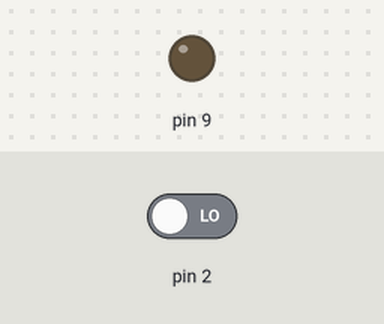
The sketch below on a simulated Arduino Uno, built with avr-gcc and run on an emulated ATmega328P. Shown: output pins drawn as LEDs (lit = HIGH). The inputs (shaded band) are chosen by the test bench; at power-on: pin 2 LOW.

Above: at 1.2 s.
1.3 s: pin 2 driven HIGH
At 2.5 s:
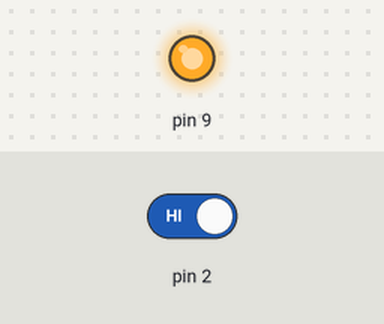
2.8 s: pin 2 driven LOW
At 3.7 s:
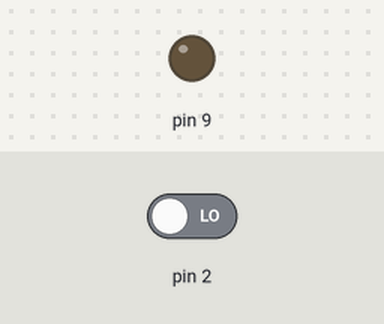
Timing chart, 0 to 5.8 s (numbered marks = the images above; inputs shaded):
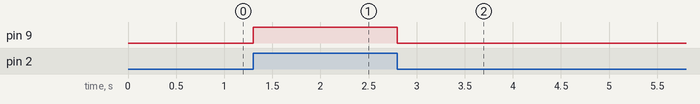

Measured:
- after the input at 1.3 s, pin 9: LOW → HIGH at once
- after the input at 2.8 s, pin 9: HIGH → LOW at once

The sketch:

Push.ino
```cpp
void setup() {

  pinMode(9, OUTPUT); /*saída*/
  pinMode(2, INPUT); /*entrada*/

  digitalWrite(9, LOW);
}

void loop() {

   if (digitalRead(2) == 1) {
      digitalWrite(9, HIGH);
   }
   else {
      digitalWrite(9, LOW);
   }
}
```
